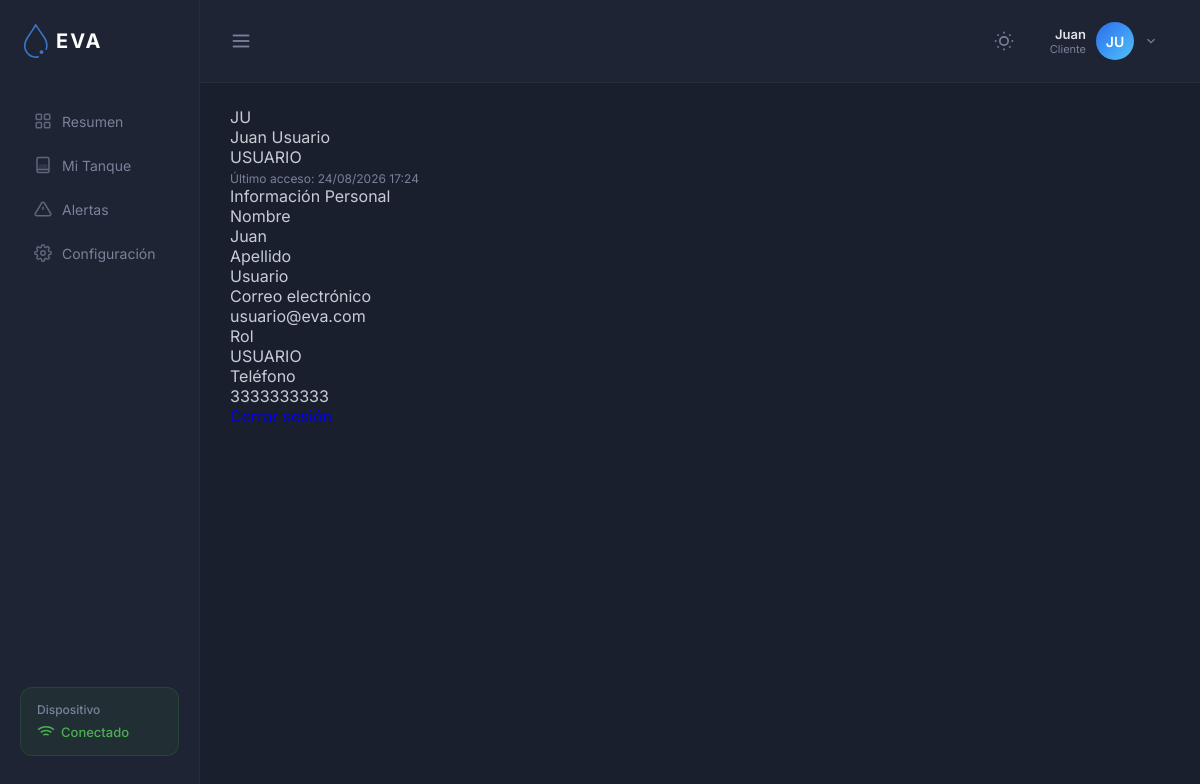
/cliente/perfil.php (signed in), run on the app's committed database.
### tables this page shows
CREATE TABLE `usuarios` (
  `id_usuario` int(11) NOT NULL,
  `nombre` varchar(100) NOT NULL,
  `apellido` varchar(100) NOT NULL,
  `email` varchar(150) NOT NULL,
  `password_hash` varchar(255) NOT NULL,
  `telefono` varchar(30) DEFAULT NULL,
  `fecha_registro` datetime DEFAULT current_timestamp(),
  `ultimo_acceso` datetime DEFAULT NULL,
  `activo` tinyint(1) DEFAULT 1,
  `id_rol` int(11) NOT NULL,
  `id_empresa` int(11) DEFAULT NULL,
  `foto` varchar(255) DEFAULT NULL,
  `dni` varchar(20) DEFAULT NULL,
  `cargo` varchar(100) DEFAULT NULL
);

CREATE TABLE `roles` (
  `id_rol` int(11) NOT NULL,
  `nombre` varchar(30) NOT NULL,
  `descripcion` varchar(255) DEFAULT NULL
);

### cliente/includes/helpers.php (called while the page is built, shortened)
<?php
function h(?string $v): string
{
    return htmlspecialchars($v ?? '', ENT_QUOTES | ENT_SUBSTITUTE, 'UTF-8');
}

### cliente/perfil.php (the view, shortened to what this page needs)
<?php
require_once __DIR__ . '/includes/helpers.php';
$perfil = [
    'nombre' => $_SESSION['nombre'] ?? 'Usuario',
    'apellido' => $_SESSION['apellido'] ?? '',
    'email' => $_SESSION['email'] ?? '-',
    'rol' => $_SESSION['rol'] ?? 'USUARIO',
    'ultimo_acceso' => null,
    'telefono' => null,
    'direccion' => null,
];
try {
    $pdo = eva_pdo();
    $uid = eva_current_user_id();
    if ($uid) {
        $st = $pdo->prepare("SELECT u.*, r.nombre AS rol_nombre FROM usuarios u LEFT JOIN roles r ON r.id_rol = u.id_rol WHERE u.id_usuario = :id LIMIT 1");
        $st->execute([':id'=>$uid]);
        $row = $st->fetch();
        if ($row) {
            $perfil['nombre'] = $row['nombre'] ?? $perfil['nombre'];
            $perfil['apellido'] = $row['apellido'] ?? $perfil['apellido'];
            $perfil['email'] = $row['email'] ?? $perfil['email'];
            $perfil['rol'] = $row['rol_nombre'] ?? $perfil['rol'];
            $perfil['ultimo_acceso'] = $row['ultimo_acceso'] ?? null;
            $perfil['telefono'] = $row['telefono'] ?? $row['celular'] ?? null;
            $perfil['direccion'] = $row['direccion'] ?? null;
        }
    }
} catch (Throwable $e) { error_log('perfil error: '.$e->getMessage()); }
$iniciales = strtoupper(substr($perfil['nombre'] ?? 'U',0,1) . substr($perfil['apellido'] ?? '',0,1));
?>
<!DOCTYPE html>
<html lang="es">
<head>
<link rel="stylesheet" href="css/style.css">
</head>
<body>
<aside class="sidebar">
 <a href="indexcli.php" class="sidebar-logo anim-float">
  <span>EVA</span>
 </a>
 <nav>
  <ul>
   <li class="anim-slide1"><a href="indexcli.php"><svg viewBox="0 0 24 24" fill="none" stroke="currentColor" stroke-width="2"><rect x="3" y="3" width="7" height="7" rx="1"/><rect x="14" y="3" width="7" height="7" rx="1"/><rect x="3" y="14" width="7" height="7" rx="1"/><rect x="14" y="14" width="7" height="7" rx="1"/></svg><span>Resumen</span></a></li>
   <li class="anim-slide2"><a href="mitanque.php"><svg viewBox="0 0 24 24" fill="none" stroke="currentColor" stroke-width="2"><rect x="4" y="2" width="16" height="20" rx="2"/><line x1="4" y1="18" x2="20" y2="18"/><rect x="7" y="12" width="10" height="6" rx="1" fill="currentColor" opacity="0.3"/></svg><span>Mi Tanque</span></a></li>
   <li class="anim-slide3"><a href="alertas.php"><svg viewBox="0 0 24 24" fill="none" stroke="currentColor" stroke-width="2"><path d="M10.29 3.86L1.82 18a2 2 0 001.71 3h16.94a2 2 0 001.71-3L13.71 3.86a2 2 0 00-3.42 0z"/><line x1="12" y1="9" x2="12" y2="13"/><line x1="12" y1="17" x2="12.01" y2="17"/></svg><span>Alertas</span></a></li>
   <li class="anim-slide4"><a href="configuracion.php"><span>Configuración</span></a></li>
  </ul>
 </nav>
 <div class="device-status">
  <h4>Dispositivo</h4>
  <div class="status-row">
   <svg class="wifi-icon anim-pulse" viewBox="0 0 24 24" fill="none" stroke="currentColor" stroke-width="2"><path d="M5 12.55a11 11 0 0114.08 0"/><path d="M1.42 9a16 16 0 0121.16 0"/><path d="M8.53 16.11a6 6 0 016.95 0"/><line x1="12" y1="20" x2="12.01" y2="20"/></svg>
   <span class="status-text">Conectado</span>
  </div>
 </div>
</aside>
<div class="main">
 <header class="header">
  <div class="header-left">
   <button class="menu-btn"><svg width="22" height="22" viewBox="0 0 24 24" fill="none" stroke="#7a829a" stroke-width="2"><line x1="3" y1="6" x2="21" y2="6"/><line x1="3" y1="12" x2="21" y2="12"/><line x1="3" y1="18" x2="21" y2="18"/></svg></button>
  </div>
  <div class="header-right">
   <button class="theme-btn" id="themeToggle" title="Cambiar tema">
   </button>
   <div class="user-dropdown" id="userDropdown">
    <div class="user-info">
     <div class="user-details"><div class="user-name"><?php echo h($perfil['nombre'] ?? 'Usuario'); ?></div><div class="user-role">Cliente</div></div>
     <div class="user-avatar"><?php echo h($iniciales); ?></div>
     <svg width="14" height="14" viewBox="0 0 24 24" fill="none" stroke="#7a829a" stroke-width="2"><polyline points="6 9 12 15 18 9"/></svg>
    </div>
   </div>
  </div>
 </header>
 <div class="view active">
  <div class="content-card anim-bounce0">
   <div class="profile-header">
    <div class="profile-avatar"><?php echo h($iniciales); ?></div>
    <div class="profile-info">
     <div class="profile-name"><?php echo h(trim(($perfil['nombre']??'').' '.($perfil['apellido']??''))) ?: 'Usuario'; ?></div>
     <div class="profile-role"><?php echo h($perfil['rol'] ?? 'Cliente'); ?></div>
     <?php if (!empty($perfil['ultimo_acceso'])): ?><div style="font-size:12px;color:var(--tx4);margin-top:4px">Último acceso: <?php echo h(date('d/m/Y H:i', strtotime($perfil['ultimo_acceso']))); ?></div><?php endif; ?>
    </div>
   </div>
   <div class="profile-section">
    <div class="profile-section-title">Información Personal</div>
    <div class="profile-field"><div class="profile-field-label">Nombre</div><div class="profile-field-value"><?php echo h($perfil['nombre'] ?? '-'); ?></div></div>
    <div class="profile-field"><div class="profile-field-label">Apellido</div><div class="profile-field-value"><?php echo h($perfil['apellido'] ?? '-'); ?></div></div>
    <div class="profile-field"><div class="profile-field-label">Correo electrónico</div><div class="profile-field-value"><?php echo h($perfil['email'] ?? '-'); ?></div></div>
    <div class="profile-field"><div class="profile-field-label">Rol</div><div class="profile-field-value"><?php echo h($perfil['rol'] ?? 'Cliente'); ?></div></div>
    <?php if (!empty($perfil['telefono'])): ?><div class="profile-field"><div class="profile-field-label">Teléfono</div><div class="profile-field-value"><?php echo h($perfil['telefono']); ?></div></div><?php endif; ?>
   </div>
   <div class="actions-row">
    <a href="../config/logout.php" class="btn btn-danger" style="text-decoration:none;text-align:center;display:inline-block">Cerrar sesión</a>
   </div>
  </div>
 </div>
</div>
</body>
</html>

### cliente/css/style.css (style rules this page uses)
:root { --bg:#1a1f2e; --bg2:#222838; --bg3:#1e2433; --bg4:#2a3042; --tx:#c8cdd5; --tx2:#e0e4ea; --tx3:#fff; --tx4:#7a829a; --tx5:#4a5068; --bd:rgba(255,255,255,0.04); --bd2:rgba(255,255,255,0.06); --bd3:rgba(255,255,255,0.08); --ac:#2c6cef; --ac2:#4fc3f7; --ac3:#42a5f5; --gn:#4caf50; --gn2:#66bb6a; --or:#ff9800; --rd:#f44336; --rd2:#ef5350; --hvr:rgba(255,255,255,0.04); --sbt:rgba(255,255,255,0.03); --inp:rgba(255,255,255,0.06); --alt:rgba(255,255,255,0.02); --alb:rgba(255,255,255,0.05); --sbbg:#f5f7fa; --sbbd:#e0e3e8; --sbac:#e8edf4; --gbg:#2a3042; --gtk:#4a5068; --glb:#4a5068; }
* { margin:0;padding:0;box-sizing:border-box }
.anim-float { animation:float 3s ease-in-out infinite }
.anim-pulse { animation:pulse 2s ease-in-out infinite }
.anim-bounce0 { animation:bounceIn .5s backwards }
.anim-slide1 { animation:slideInLeft .4s backwards }
.anim-slide2 { animation:slideInLeft .4s .05s backwards }
.anim-slide3 { animation:slideInLeft .4s .1s backwards }
.anim-slide4 { animation:slideInLeft .4s .15s backwards }
body { font-family:'Inter',sans-serif;background:var(--bg);color:var(--tx);display:flex;min-height:100vh;overflow-x:hidden;transition:background .3s,color .3s }
.main { flex:1;margin-left:200px;display:flex;flex-direction:column }
.view { display:none;padding:24px 30px;flex:1 }
.view.active { display:block }
.sidebar { width:200px;min-height:100vh;background:var(--bg3);display:flex;flex-direction:column;padding:24px 0;position:fixed;top:0;left:0;bottom:0;z-index:10;border-right:1px solid var(--bd) }
.sidebar-logo { padding:0 24px;margin-bottom:40px;display:flex;align-items:center;gap:8px;text-decoration:none }
.sidebar-logo svg,.sidebar-logo .logo-svg { width:24px;height:auto }
.sidebar-logo span { font-size:20px;font-weight:700;color:var(--tx3);letter-spacing:2px }
.sidebar nav { flex:1 }
.sidebar nav ul { list-style:none }
.sidebar nav li { padding:12px 24px;font-size:14px;font-weight:400;color:var(--tx4);cursor:pointer;display:flex;align-items:center;gap:10px;transition:all .2s;margin:2px 10px;border-radius:8px }
.sidebar nav li svg { width:18px;height:18px;opacity:.7;flex-shrink:0 }
.sidebar nav li a { display:flex;align-items:center;gap:10px;text-decoration:none;color:inherit;width:100% }
.device-status { margin:auto 20px 20px;background:rgba(76,175,80,0.08);border:1px solid rgba(76,175,80,0.15);border-radius:12px;padding:14px 16px;animation:pulseGlowGreen 3s ease-in-out infinite }
.device-status h4 { font-size:12px;font-weight:500;color:var(--tx4);margin-bottom:6px }
.device-status .status-row { display:flex;align-items:center;gap:6px }
.device-status .wifi-icon { width:18px;height:18px;color:var(--gn) }
.device-status .status-text { font-size:13px;color:var(--gn);font-weight:500 }
.header { display:flex;align-items:center;justify-content:space-between;padding:16px 30px;background:var(--bg3);border-bottom:1px solid var(--bd) }
.header-left,.header-right { display:flex;align-items:center;gap:16px }
.menu-btn { background:none;border:none;color:var(--tx4);font-size:20px;cursor:pointer;display:flex;align-items:center }
.theme-btn { background:none;border:none;color:var(--tx4);cursor:pointer;display:flex;align-items:center;width:36px;height:36px;justify-content:center;border-radius:50%;transition:background .2s }
.theme-btn svg { color:var(--tx4);transition:transform .5s }
.user-dropdown { position:relative }
.user-info { display:flex;align-items:center;gap:10px;cursor:pointer;padding:6px 12px;border-radius:10px;transition:background .2s }
.user-avatar { width:38px;height:38px;border-radius:50%;background:linear-gradient(135deg,var(--ac),var(--ac2));display:flex;align-items:center;justify-content:center;color:#fff;font-weight:600;font-size:14px;transition:transform .3s }
.user-details { text-align:right }
.user-name { font-size:13px;font-weight:600;color:var(--tx2) }
.user-role { font-size:11px;color:var(--tx4) }

### data on the page
usuarios: nombre "Juan", iniciales "JU", nombre+apellido "Juan Usuario", id_rol.nombre "USUARIO", ultimo_acceso "24/08/2026 17:24", apellido "Usuario", email "usuario@eva.com", telefono "3333333333"
